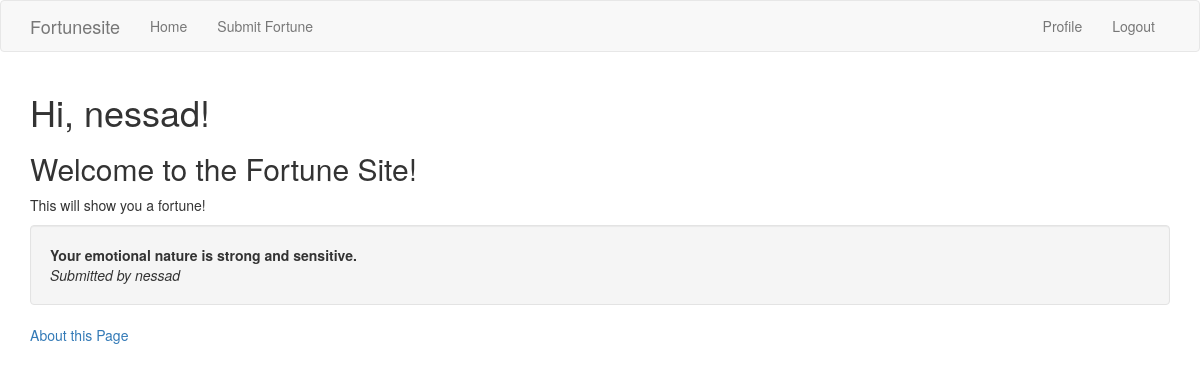
Screenshot of / (signed in) with the database file from the repository.
### fortunesite/models.py (models this page shows, shortened)
class User(UserMixin, db.Model):
    id = db.Column(db.Integer, primary_key=True)
    username = db.Column(db.String(64), index=True, unique=True,
                         nullable=False)
    email = db.Column(db.String(120), index=True, unique=True)
    password_hash = db.Column(db.String(128))
    fortunes = db.relationship('Fortune', backref='author', lazy=True)
    about_me = db.Column(db.String(140))
    last_seen = db.Column(db.DateTime, default=datetime.utcnow)
    followed = db.relationship(
        'User', secondary=followers,
        primaryjoin=(followers.c.follower_id == id),
        secondaryjoin=(followers.c.followed_id == id),
        backref=db.backref('followers', lazy='dynamic'), lazy='dynamic')

class Fortune(db.Model):
    id = db.Column(db.Integer, primary_key=True)
    content = db.Column(db.String(140))
    timestamp = db.Column(db.DateTime, index=True,
                          default=datetime.utcnow)
    user_id = db.Column(db.Integer, db.ForeignKey('user.id'))

### fortunesite/routes.py (the view)
@app.route('/index')
@app.route('/')
def index():
    fortune = random.choice(Fortune.query.all())
    return render_template("index.html", fortune=fortune)

### fortunesite/models.py (called while the page is built)
@login.user_loader
def load_user(id):
    return User.query.get(int(id))

### fortunesite/routes.py (called while the page is built)
@app.before_request
def before_request():
    if current_user.is_authenticated:
        current_user.last_seen = datetime.utcnow()
        db.session.commit()

### fortunesite/templates/index.html (shortened to what this page needs)
{% extends "layout.html" %}
{% block app_content %}
    {% if current_user.is_authenticated %}
        <h1>Hi, {{ current_user.username }}!</h1>
    {% else %}
        <h1>Hi! </h1>
    {% endif %}
    <h2>Welcome to the Fortune Site!</h2>
    <p>This will show you a fortune!</p>
    <div class='well'>
    <body><b>{{ fortune.content }}</b><br>
    <i>Submitted by {{ fortune.author.username }}</i>
    </div>
    </body>
    <a href="about">About this Page</a>
{% endblock %}

### rows the page displays
User: username "nessad", author.username "nessad"
Fortune: content "Your emotional nature is strong and sensitive."
